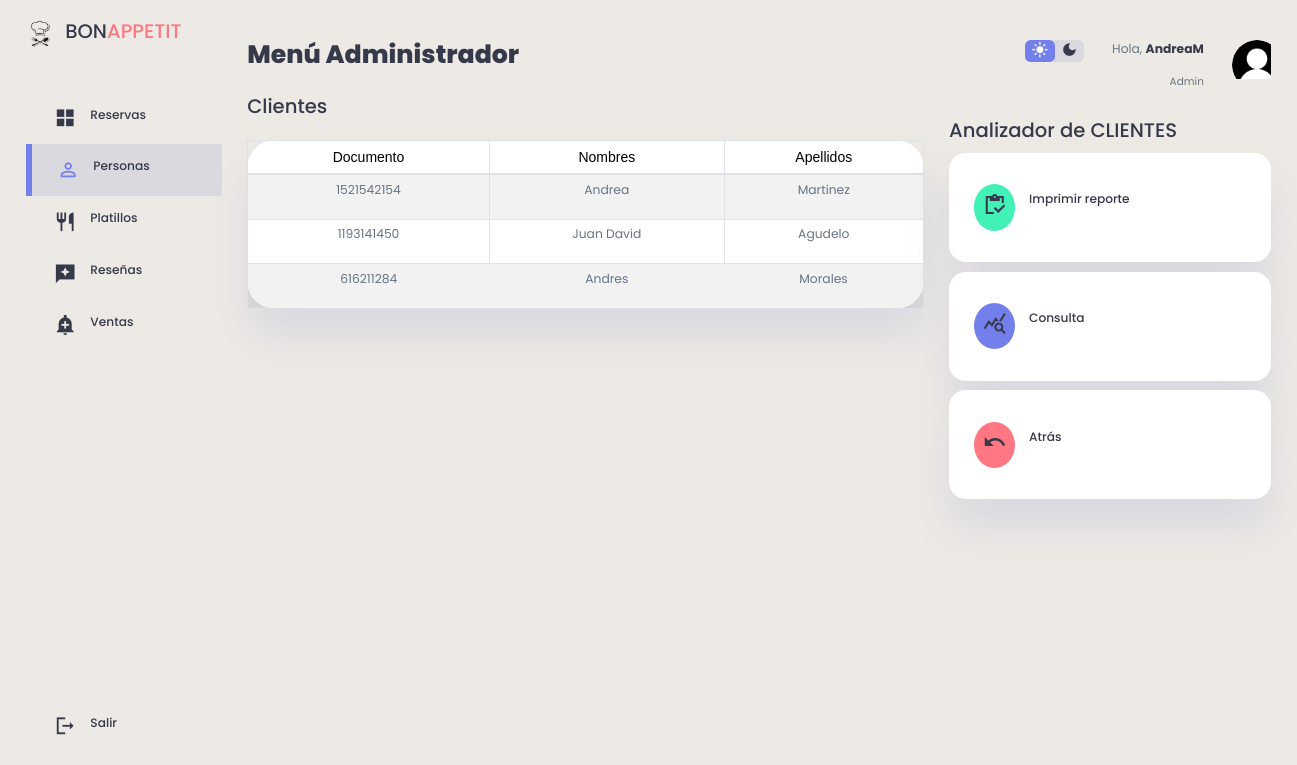
The app's page /clientes/nombres.php (signed in) with its own data.
### tables this page shows
CREATE TABLE `clientes` (
  `id_cliente` int(11) NOT NULL,
  `Documento` int(11) NOT NULL,
  `Nombres` varchar(100) DEFAULT NULL,
  `Apellidos` varchar(100) DEFAULT NULL,
  `Correo_Electronico` varchar(300) DEFAULT NULL,
  `Celular` varchar(11) NOT NULL,
  `Fecha` date DEFAULT NULL,
  `Usuario` varchar(100) DEFAULT NULL,
  `Contrasena` varchar(400) DEFAULT NULL,
  `Foto` mediumblob DEFAULT NULL,
  `id_rol` int(11) NOT NULL DEFAULT 2
);

### clientes/nombres.php (the view, shortened to what this page needs)
<?php
    include("../db/conexion.php");
    $datos= "SELECT * FROM clientes";
?>
<!DOCTYPE html>
<html lang="en">
<head>
    <link rel="stylesheet" href="https://cdnjs.cloudflare.com/ajax/libs/twitter-bootstrap/4.1.3/css/bootstrap.css">
    <link rel="stylesheet" href="https://cdn.datatables.net/1.10.20/css/dataTables.bootstrap4.min.css">
    <link href="https://cdnjs.cloudflare.com/ajax/libs/font-awesome/5.13.0/css/all.min.css" rel="stylesheet">
    <link rel="stylesheet"a href="../clientes/stylec.css">
</head>
<body>
<div class="content">
<div class="container1">
    <aside>
        <div class="top1">
            <div class="logo">
                <img src="./imag/icon.png">
                <h2>BON<span class="danger">APPETIT</span></h2>
            </div>
        </div>
        <div class="sidebar">
            <a href="../admin/admin.php">
                    <span class="material-icons-sharp">grid_view</span>
                    <h3>Reservas</h3>
            </a>
            <a href="../clientes/clientes.php"  class="active">
                <span class="material-icons-sharp">person_outline</span>
                <h3>Personas</h3>
            </a>
            <a href="../platillos/platillos.php">
                    <span class="material-icons-sharp">restaurant</span>
                    <h3>Platillos</h3>
               </a>
            <a href="../resenas/resenas.php">
                <span class="material-icons-sharp">reviews</span>
                <h3>Reseñas</h3>
            </a>
            <a href="../ventas/ventas.php">
                    <span class="material-icons-sharp">add_alert</span>
                    <h3>Ventas</h3>
                </a>
            <a href="../view/cerrar_sesion.php">
                <span class="material-icons-sharp">logout</span>
                <h3>Salir</h3>
            </a>
        </div>
    </aside>
    <main>
    <h1>Menú Administrador</h1>
        <br>
        <div class="recent-orders">
            <h2>Clientes</h2>
            <table id="tablax" border="0" cellspacing="5" cellpadding="5" class="table table-striped table-bordered" style="width:100%">
            <div class="container2" style="margin-top: 10px;padding: 5px">
                <thead>
                            <tr>
                                <td> <font face="Arial">Documento</font> </td>
                                <td> <font face="Arial">Nombres</font> </td>
                                <td> <font face="Arial">Apellidos</font> </td>
                            </tr>
                </thead>
            </div>
                <tbody>
                            <?php foreach ($conexion -> query($datos) as $row) {
                        ?>
                                <tr>
                                    <td><p><?php echo $row['Documento'] ?></p></td>
                                    <td><p><?php echo $row['Nombres'] ?></p></td>
                                    <td><p><?php echo $row['Apellidos'] ?></p></td>
                                </tr>
                        <?php
                        }
                    ?>
                </tbody>
        </table>
        </div>
    </main>
    <div class="right">
        <div class="top">
            <div class="theme-toggler">
                <span class="material-icons-sharp active">light_mode</span>
                <span class="material-icons-sharp">dark_mode</span>
            </div>
            <div class="profile">
                <div class="info">
                <p>Hola, <b><?php echo $_SESSION['usuario']; ?></b></p>
                    <small class="text-muted">Admin</small>
                </div>
                <div class="profile-photo">
                    <img src="./imag/user.png">
                </div>
            </div>
        </div>
        <div class="sales-analytics">
            <h2>Analizador de CLIENTES</h2>
            <div class="item customers">
                <div class="icon">
                    <a href="../reportesnom/index.php"> <span class="material-icons-sharp">inventory</span> </a>
                </div>
                <div class="right">
                    <div class="info">
                        <h3>Imprimir reporte</h3>
                    </div>
                </div>
            </div>
            <div class="item online">
                <div class="icon">
                    <a href="#"><span class="material-icons-sharp">query_stats</span></a>
                </div>
                <div class="right">
                    <div class="info">
                        <h3>Consulta</h3>
                    </div>
                </div>
            </div>
            <div class="item offline">
                <div class="icon">
                    <a href="../clientes/clientes.php"><span class="material-icons-sharp">undo</span></a>
                </div>
                <div class="right">
                    <div class="info">
                        <h3>Atrás</h3>
                    </div>
                </div>
            </div>
        </div>
    </div>
</div>
</div>
</body>
</html>

### clientes/stylec.css (style rules this page uses)
:root { --color-primary:#7380ec; --color-danger:#ff7782; --color-success:#41f1b6; --color-warning:#ffbb55; --color-white:#fff; --color-info-dark:#000000; --color-info-light: #dce1eb; --color-dark:#363949; --color-light:rgba(132,139,200,0.18); --color-primary-variant:#111e88; --color-dark-variant:#677483; --color-background:linear-gradient(to bottom, #EDEAE5, #EDEAE5); --color-tablas:#fff; --card-border-radius:2rem; --border-radius-1:0.4rem; --border-radius-2:0.8rem; --border-radius-3:1.2rem; --card-padding:1.8rem; --padding-1:1.2rem; --box-shadow: 0 2rem 3rem var(--color-light); }
* { margin:0; padding:0; outline:0; appearance:none; border:0; text-decoration:none; list-style:none; box-sizing:border-box; }
html { font-size:14px; }
body { width: 100vw; height: 107vh; font-family: poppins, sans-serif; font-size:0.88rem; background: var(--color-background); user-select: none; overflow-x: hidden; color: var(--color-dark); margin-top: 20px; }
.container1 { display: grid; width: 96%; margin: 0 auto; gap: 1.8rem; grid-template-columns: 14rem auto 23rem; }
a { color: var(--color-dark); }
th,td { padding: 0.4rem !important; }
img { width: 50px; height: 50px; border-radius: 50px; }
h1 { font-weight:800; font-size:1.8rem; }
h2 { font-size:1.4rem; }
h3 { font-size:0.87rem; color: var(--color-dark); }
small { font-size: 0.75rem; }
.profile-photo { width: 2.8rem; height: 2.8rem; overflow: hidden; }
.text-muted { color: var(--color-info-dark); }
p { color: var(--color-dark-variant); }
b { color: var(--color-dark); }
.danger { color: var(--color-danger); }
aside { height: 100vh; }
aside .logo { display: flex; gap: 0.8rem; }
aside .logo img { width: 2rem; height: 2rem; }
font { color: var(--color-info-dark); font-size: 1rem; margin-top: 10px; }
aside .sidebar { display: flex; flex-direction: column; height: 86vh; position: relative; top: 3rem; }
aside h3 { font-weight: 500; }
aside .sidebar a { display: flex; color: var(--color-info-dark); margin-left: 2rem; gap: 1rem; align-items: center; position: relative; height: 3.7rem; transition: all 300ms ease; }
aside .sidebar a span { font-size: 1.6rem; transition: all 300ms ease; color: var(--color-dark); }
aside .sidebar a:last-child { position: absolute; bottom: 2rem; width: 100%; }
aside .sidebar a.active { background: var(--color-light); color: var(--color-primary); margin-left: 0; }
aside .sidebar a.active::before { content: ""; width: 6px; height: 100%; background: var(--color-primary); }
aside .sidebar a.active span { color: var(--color-primary); margin-left: calc(1rem - 3px); }
main { margin-top: 1.4rem; }
main .recent-orders h2 { margin-bottom: 0.8rem; }
main .recent-orders table { background: var(--color-tablas); width: 100%; border-radius: var(--card-border-radius); padding: var(--card-padding); text-align: center; box-shadow: var(--box-shadow); transition: all 500ms ease; }
main table tbody { height: 30px; margin-top: -30px; }
main table tbody td { height: 2.8rem; border-bottom: 1px solid var(--color-light); color: var(--color-dark-variant); }
main table tbody tr:last-child td { border: none; }
.right { margin-top: 1.4rem; height: 50px; }
.right .top { display: flex; justify-content: end; gap: 2rem; }
.right .theme-toggler { background: var(--color-light); display: flex; justify-content: space-between; align-items: center; height: 1.6rem; width: 4.2rem; cursor: pointer; border-radius: var(--border-radius-1); }
.right .theme-toggler span { font-size: 1.2rem; width: 50%; height: 100%; display: flex; align-items: center; justify-content: center; }
.right .theme-toggler span.active { background: var(--color-primary); color: white; border-radius: var(--border-radius-1); }
.right .top .profile { display: flex; gap: 2rem; text-align: right; }
.right .sales-analytics { margin-top: 2rem; }
.right .sales-analytics h2 { margin-bottom: 0.8rem; }
.right .sales-analytics .item { background: var(--color-tablas); display: flex; align-items: center; gap: 1rem; margin-bottom: 0.7rem; padding: 1.4rem var(--card-padding); border-radius: var(--border-radius-3); box-shadow: var(--box-shadow); transition: all 300ms ease; }
.right .sales-analytics .item .icon { padding: 0.6rem; color: var(--color-tablas); border-radius: 50%; background: var(--color-primary); display: flex; }
.right .sales-analytics .item.offline .icon { background: var(--color-danger); }
.right .sales-analytics .item.customers .icon { background: var(--color-success); }
.content { display: none; }

### records on screen
clientes: Documento "1521542154", Nombres "Andrea", Apellidos "Martinez"
clientes: Documento "1193141450", Nombres "Juan David", Apellidos "Agudelo"
clientes: Documento "616211284", Nombres "Andres", Apellidos "Morales"

### other values on screen
$_SESSION['usuario'] "AndreaM"
